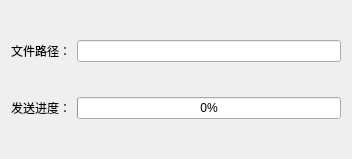
<?xml version="1.0" encoding="UTF-8"?>
<ui version="4.0">
 <class>FileSend</class>
 <widget class="QWidget" name="FileSend">
  <property name="geometry">
   <rect>
    <x>0</x>
    <y>0</y>
    <width>352</width>
    <height>159</height>
   </rect>
  </property>
  <property name="windowTitle">
   <string>Form</string>
  </property>
  <layout class="QGridLayout" name="gridLayout">
   <item row="0" column="1">
    <widget class="QLineEdit" name="lineEdit"/>
   </item>
   <item row="0" column="0">
    <widget class="QLabel" name="label">
     <property name="text">
      <string>文件路径：</string>
     </property>
    </widget>
   </item>
   <item row="1" column="0">
    <widget class="QLabel" name="label_2">
     <property name="text">
      <string>发送进度：</string>
     </property>
    </widget>
   </item>
   <item row="1" column="1">
    <widget class="QProgressBar" name="progressBar">
     <property name="value">
      <number>0</number>
     </property>
    </widget>
   </item>
  </layout>
 </widget>
 <resources/>
 <connections/>
</ui>
